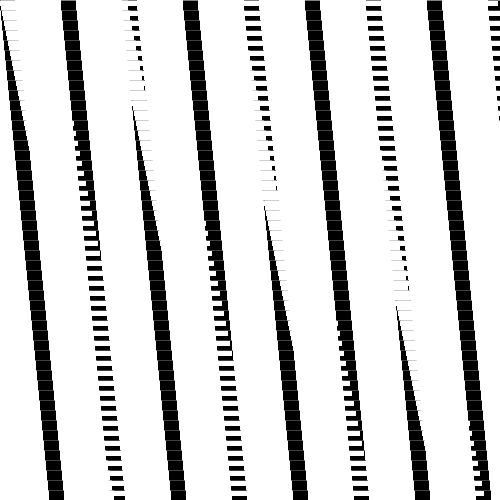
Frame 1 (no input)
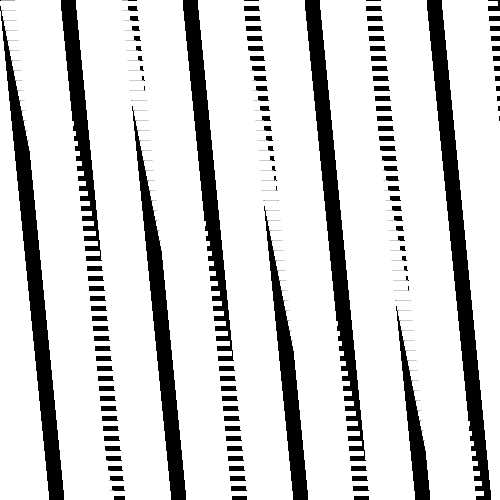
Frame 60 (the mouse pressed at the canvas centre just before this capture)
Frame 120 (the mouse held since frame 60 and released just before this capture): identical to frame 60, image omitted

The Processing sketch that drew these frames (run headless with seeded random() and noise(); from frame 60 on, the mouse is pressed at the canvas centre):

// Processing sketch: processing_87829
// ── processing_87829.pde

void setup() {
  size(500, 500);
  smooth();
  background(255);
}

void draw() {                               
  noStroke();
  fill(0);                                   
  for (int i = 0; i <= width; i += 10) {
    for (int j = 0; j <= height; j += 10) {
      rect(i++,j+.5,15,10);
    }
  }
  fill(255);                                   
  for (int i = 0; i <= width; i += 10) {
    for (int j = 0; j <= height; j += 10) {
      rect(i++,j+1,50,5);
      rect(i++,j+.5,15,10);
}
  }
}
  
  
 
